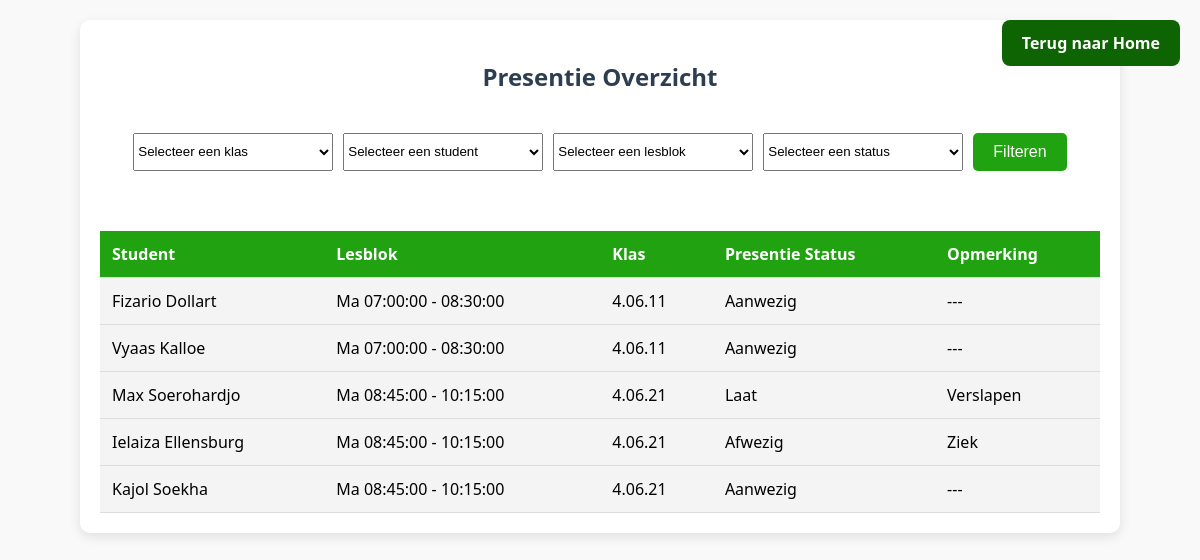
/overzicht.php, run on the app's committed database.
### tables this page shows
CREATE TABLE `aanwezigheid` (
  `aanwezigheid_id` int NOT NULL,
  `student_id` int DEFAULT NULL,
  `lesblok_id` int DEFAULT NULL,
  `klas_id` int DEFAULT NULL,
  `presentie_code` enum('Aanwezig','Afwezig','Laat','Laatbrief','Vrijstelling') NOT NULL,
  `opmerking` varchar(255) DEFAULT NULL,
  `aanwezigheid_date` date DEFAULT NULL
);

CREATE TABLE `studenten` (
  `student_id` int NOT NULL,
  `voornaam` varchar(50) NOT NULL,
  `achternaam` varchar(50) NOT NULL,
  `geboortedatum` date DEFAULT NULL,
  `email` varchar(100) DEFAULT NULL,
  `adres` text,
  `geslacht` varchar(10) DEFAULT NULL,
  `status` enum('actief','deactief') DEFAULT NULL,
  `telefoon` varchar(15) NOT NULL,
  `wachtwoord` varchar(255) NOT NULL,
  `reset_token` varchar(255) DEFAULT NULL
);

CREATE TABLE `lesblok` (
  `lesblok_id` int NOT NULL,
  `periode_id` int DEFAULT NULL,
  `dag` enum('Ma','Di','Wo','Do','Vr','Za','Zo') NOT NULL,
  `start` time NOT NULL,
  `eind` time NOT NULL
);

CREATE TABLE `klas` (
  `klas_id` int NOT NULL,
  `leerjaar_id` int DEFAULT NULL,
  `naam` varchar(50) NOT NULL
);

### overzicht.php (the view, shortened to what this page needs)
<?php
$host = "localhost";
$user = "root";
$password = "";
$dbname = "wit";
$conn = new mysqli($host, $user, $password, $dbname);
$aanwezigheden_query = "SELECT a.*, s.voornaam, s.achternaam, l.dag, l.start, l.eind, k.naam AS klas_naam
                        FROM Aanwezigheid a
                        JOIN Studenten s ON a.student_id = s.student_id
                        JOIN Lesblok l ON a.lesblok_id = l.lesblok_id
                        JOIN klas k ON a.klas_id = k.klas_id
                        WHERE 1=1";
$aanwezigheden_query .= " ORDER BY l.dag, l.start";
$stmt = $conn->prepare($aanwezigheden_query);
$stmt->execute();
$result = $stmt->get_result();
?>
<!DOCTYPE html>
<html lang="nl">
<head>
</head>
<body>
<div class="container">
    <h2>Presentie Overzicht</h2>
    <a href="docent.dashboard.html" class="home-btn">Terug naar Home</a>
    <form method="post" class="search-bar">
        <select name="klas_id">
            <option value="">Selecteer een klas</option>
        </select>
        <select name="student_id">
            <option value="">Selecteer een student</option>
        </select>
        <select name="lesblok_id">
            <option value="">Selecteer een lesblok</option>
        </select>
        <select name="presentie_code">
            <option value="">Selecteer een status</option>
        </select>
        <button type="submit">Filteren</button>
    </form>
    <table>
        <thead>
            <tr>
                <th>Student</th>
                <th>Lesblok</th>
                <th>Klas</th>
                <th>Presentie Status</th>
                <th>Opmerking</th>
            </tr>
        </thead>
        <tbody>
            <?php while ($row = $result->fetch_assoc()) { ?>
                <tr>
                    <td><?= $row['voornaam'] . " " . $row['achternaam'] ?></td>
                    <td><?= $row['dag'] . " " . $row['start'] . " - " . $row['eind'] ?></td>
                    <td><?= $row['klas_naam'] ?></td>
                    <td><?= $row['presentie_code'] ?></td>
                    <td><?= $row['opmerking'] ?></td>
                </tr>
            <?php } ?>
        </tbody>
    </table>
</div>
</body>
</html>

### overzicht.php (style rules this page uses)
body { font-family: 'Segoe UI', Tahoma, Geneva, Verdana, sans-serif; background: #f9f9f9; margin: 0; padding: 0; }
h2 { color: #2c3e50; text-align: center; margin-bottom: 20px; }
.container { display: flex; flex-direction: column; gap: 20px; padding: 20px; margin: 20px auto; max-width: 1000px; background-color: #fff; border-radius: 10px; box-shadow: 0px 4px 12px rgba(0, 0, 0, 0.1); }
.search-bar { display: flex; justify-content: center; margin-bottom: 20px; }
.search-bar select, .search-bar input { width: 200px; margin-right: 10px; }
table { width: 100%; border-collapse: collapse; margin-top: 20px; }
th, td { padding: 12px; text-align: left; border-bottom: 1px solid #ddd; }
th { background-color: hsl(113, 82%, 35%); color: white; font-weight: bold; }
td { background-color: #f4f4f4; }
button { background-color: hsl(113, 82%, 35%); color: white; border: none; padding: 10px 20px; text-align: center; text-decoration: none; display: inline-block; font-size: 16px; cursor: pointer; border-radius: 5px; transition: background-color 0.3s ease; }
.home-btn { position: fixed; top: 20px; right: 20px; background-color: #0e6402; color: white; padding: 12px 20px; text-align: center; border-radius: 8px; display: inline-block; text-decoration: none; font-weight: bold; transition: background-color 0.3s; }

### data on the page
aanwezigheid: student.voornaam "Fizario", student.achternaam "Dollart", lesblok.dag "Ma", lesblok.start "07:00:00", lesblok.eind "08:30:00", klas.naam "4.06.11", presentie_code "Aanwezig", opmerking "---"
aanwezigheid: student.voornaam "Vyaas", student.achternaam "Kalloe", lesblok.dag "Ma", lesblok.start "07:00:00", lesblok.eind "08:30:00", klas.naam "4.06.11", presentie_code "Aanwezig", opmerking "---"
aanwezigheid: student.voornaam "Max", student.achternaam "Soerohardjo", lesblok.dag "Ma", lesblok.start "08:45:00", lesblok.eind "10:15:00", klas.naam "4.06.21", presentie_code "Laat", opmerking "Verslapen"
aanwezigheid: student.voornaam "Ielaiza", student.achternaam "Ellensburg", lesblok.dag "Ma", lesblok.start "08:45:00", lesblok.eind "10:15:00", klas.naam "4.06.21", presentie_code "Afwezig", opmerking "Ziek"
aanwezigheid: student.voornaam "Kajol", student.achternaam "Soekha", lesblok.dag "Ma", lesblok.start "08:45:00", lesblok.eind "10:15:00", klas.naam "4.06.21", presentie_code "Aanwezig", opmerking "---"
